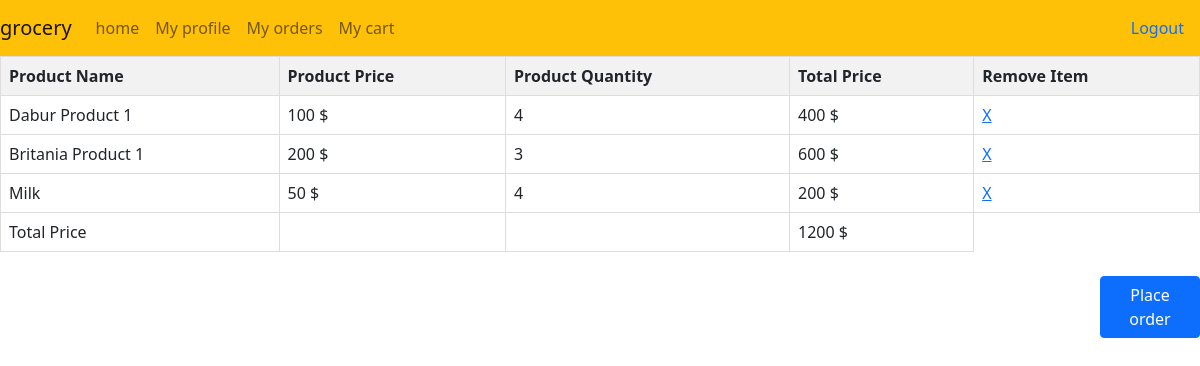
/carts/carts/ (signed in), run on the app's committed database.
### products/models.py (models this page shows, shortened)
class Product(models.Model):
    ProductName = models.CharField(max_length=50)
    Price = models.IntegerField()
    BrandName = models.ForeignKey(Brand,on_delete=models.CASCADE)
    ProductImage = models.ImageField(upload_to='product_images/',null=True)
    Type = models.CharField(
        max_length = 20,
        choices = TYPE_CHOICES,
        default = '1'
        )

### carts/views.py (the view)
# urls.py: path('carts/', views.cartList,name="cartList"),
def cartList(request):
    cart_items = Cart.objects.filter(UserId=request.user.id).values('ProductId', 'Quantity')
    product_quantity_map = {item['ProductId']: item['Quantity'] for item in cart_items}
    product_ids = list(product_quantity_map.keys())
    matching_products = Product.objects.filter(id__in=product_ids)
    TotalPrice =0
    for product in matching_products:
        product.quantity = product_quantity_map.get(product.id, 0)
        product.itemTotal = product.quantity*product.Price
        TotalPrice +=product.quantity*product.Price
    print(TotalPrice)
    return render(request,'cart.html',{"cartItems":matching_products,"TotalPrice":TotalPrice})

### carts/templates/cart.html (shortened to what this page needs)
{% extends 'base.html' %}
{% block content %}
<table>
    <thead>
        <tr>
            <th>Product Name</th>
            <th>Product Price</th>
            <th>Product Quantity</th>
            <th>Total Price</th>
            <th>Remove Item</th>
        </tr>
    </thead>
    <tbody>
    {% for item in cartItems %}
        <tr>
            <td>{{ item.ProductName }}</td>
            <td>{{ item.Price }} $</td>
            <td>{{ item.quantity }}</td>
            <td>{{ item.itemTotal }} $</td>
            <td><a href="{% url 'carts:removeFromCart' item.id %}">X</a></td>
        </tr>
    {% endfor %}
    </tbody>
    <tfoot>
        <tr>
            <td>Total Price</td>
            <td></td>
            <td></td>
            <td>{{ TotalPrice }} $</td>
        </tr>
    </tfoot>
</table>
<br>
<div style="margin-left: 1100px;">
<a href="{% url 'orders:createOrder' %}" class="btn btn-primary">Place order</a>
</div>
{% endblock %}

### carts/templates/cart.html (style rules this page uses)
table { border-collapse: collapse; width: 100%; }
th, td { border: 1px solid #dddddd; text-align: left; padding: 8px; }
th { background-color: #f2f2f2; }

### data on the page
Product: ProductName "Dabur Product 1", Price "100", quantity "4", itemTotal "400"
Product: ProductName "Britania Product 1", Price "200", quantity "3", itemTotal "600"
Product: ProductName "Milk", Price "50", quantity "4", itemTotal "200"

### other printed values
{{ TotalPrice }} "1200"
